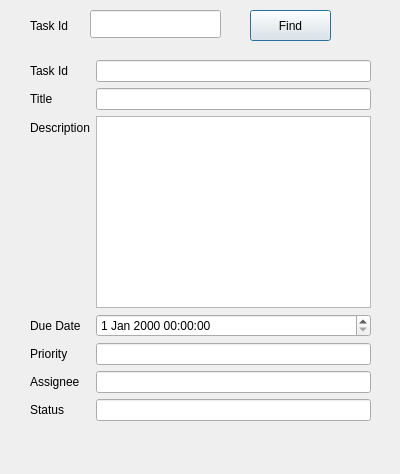
<?xml version="1.0" encoding="UTF-8"?>
<ui version="4.0">
 <class>GetTask</class>
 <widget class="QDialog" name="GetTask">
  <property name="geometry">
   <rect>
    <x>0</x>
    <y>0</y>
    <width>400</width>
    <height>474</height>
   </rect>
  </property>
  <property name="maximumSize">
   <size>
    <width>400</width>
    <height>500</height>
   </size>
  </property>
  <property name="windowTitle">
   <string>Get Task</string>
  </property>
  <widget class="QLineEdit" name="txtTaskIdFind">
   <property name="geometry">
    <rect>
     <x>90</x>
     <y>10</y>
     <width>131</width>
     <height>28</height>
    </rect>
   </property>
  </widget>
  <widget class="QPushButton" name="btnFind">
   <property name="geometry">
    <rect>
     <x>250</x>
     <y>10</y>
     <width>81</width>
     <height>31</height>
    </rect>
   </property>
   <property name="text">
    <string>Find</string>
   </property>
  </widget>
  <widget class="QLabel" name="label">
   <property name="geometry">
    <rect>
     <x>30</x>
     <y>10</y>
     <width>51</width>
     <height>31</height>
    </rect>
   </property>
   <property name="text">
    <string>Task Id</string>
   </property>
  </widget>
  <widget class="QWidget" name="formLayoutWidget">
   <property name="geometry">
    <rect>
     <x>30</x>
     <y>60</y>
     <width>341</width>
     <height>361</height>
    </rect>
   </property>
   <layout class="QFormLayout" name="formLayout">
    <item row="0" column="0">
     <widget class="QLabel" name="label_2">
      <property name="text">
       <string>Task Id</string>
      </property>
     </widget>
    </item>
    <item row="0" column="1">
     <widget class="QLineEdit" name="txtTaskIdValue"/>
    </item>
    <item row="1" column="1">
     <widget class="QLineEdit" name="txtTitleValue"/>
    </item>
    <item row="2" column="1">
     <widget class="QTextEdit" name="txtDescriptionValue"/>
    </item>
    <item row="1" column="0">
     <widget class="QLabel" name="label_3">
      <property name="text">
       <string>Title</string>
      </property>
     </widget>
    </item>
    <item row="2" column="0">
     <widget class="QLabel" name="label_4">
      <property name="text">
       <string>Description</string>
      </property>
     </widget>
    </item>
    <item row="3" column="0">
     <widget class="QLabel" name="label_6">
      <property name="text">
       <string>Due Date</string>
      </property>
     </widget>
    </item>
    <item row="4" column="0">
     <widget class="QLabel" name="label_5">
      <property name="text">
       <string>Priority</string>
      </property>
     </widget>
    </item>
    <item row="6" column="0">
     <widget class="QLabel" name="label_7">
      <property name="text">
       <string>Status</string>
      </property>
     </widget>
    </item>
    <item row="5" column="0">
     <widget class="QLabel" name="label_8">
      <property name="text">
       <string>Assignee</string>
      </property>
     </widget>
    </item>
    <item row="4" column="1">
     <widget class="QLineEdit" name="txtPriorityValue"/>
    </item>
    <item row="5" column="1">
     <widget class="QLineEdit" name="txtAssigneeValue"/>
    </item>
    <item row="6" column="1">
     <widget class="QLineEdit" name="txtStatusValue"/>
    </item>
    <item row="3" column="1">
     <widget class="QDateTimeEdit" name="txtDueDateValue"/>
    </item>
   </layout>
  </widget>
  <widget class="QLabel" name="txtStatus">
   <property name="geometry">
    <rect>
     <x>110</x>
     <y>430</y>
     <width>151</width>
     <height>31</height>
    </rect>
   </property>
   <property name="text">
    <string/>
   </property>
  </widget>
 </widget>
 <resources/>
 <connections/>
</ui>
